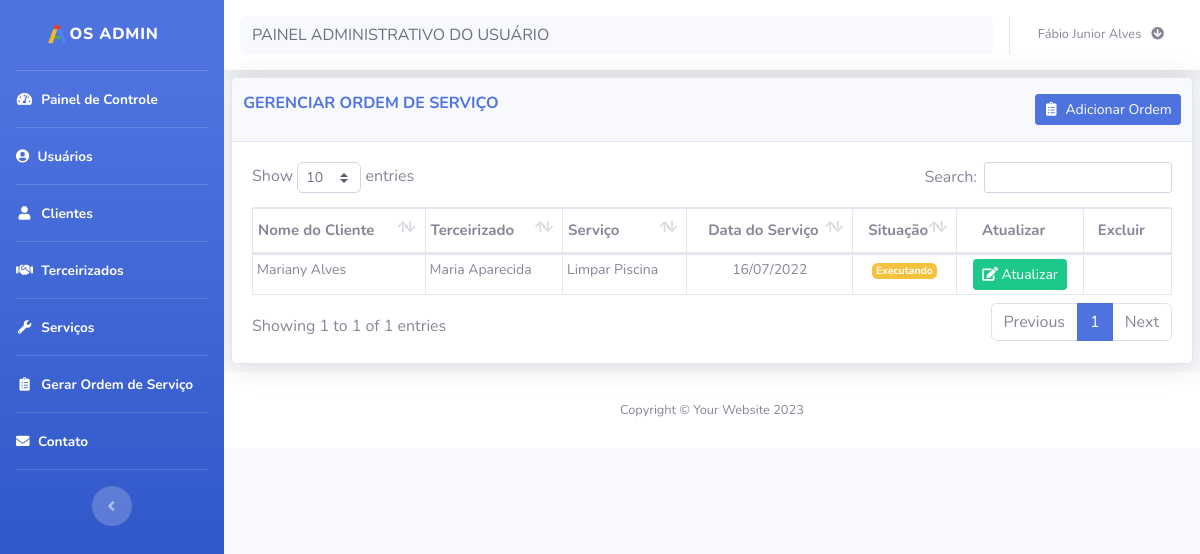
/ordem/OrdemExecucao.php (signed in), run on the app's committed database.
### tables this page shows
CREATE TABLE `ordem` (
  `cod` int(11) NOT NULL,
  `cod_cliente` int(11) NOT NULL,
  `cod_terceirizado` int(11) NOT NULL,
  `cod_servico` int(11) NOT NULL,
  `data_servico` date NOT NULL,
  `status` int(11) NOT NULL,
  `data` date NOT NULL
);

CREATE TABLE `cliente` (
  `cod` int(11) NOT NULL,
  `nome` varchar(100) NOT NULL,
  `email` varchar(100) NOT NULL,
  `senha` varchar(100) NOT NULL,
  `endereco` varchar(100) NOT NULL,
  `numero` varchar(11) NOT NULL,
  `bairro` varchar(100) NOT NULL,
  `cidade` varchar(100) NOT NULL,
  `telefone` varchar(100) NOT NULL,
  `status` int(11) NOT NULL,
  `perfil` int(11) NOT NULL,
  `data` int(11) NOT NULL
);

CREATE TABLE `terceirizado` (
  `cod` int(11) NOT NULL,
  `nome` varchar(100) NOT NULL,
  `email` varchar(100) NOT NULL,
  `telefone` varchar(100) NOT NULL,
  `senha` varchar(100) NOT NULL,
  `status` int(11) NOT NULL,
  `perfil` int(11) NOT NULL,
  `data` date NOT NULL
);

CREATE TABLE `servico` (
  `cod` int(11) NOT NULL,
  `nome` varchar(100) NOT NULL,
  `valor` decimal(10,0) NOT NULL,
  `data` date NOT NULL
);

### bd/bd_ordem.php (called while the page is built, shortened)
<?php
function listaOrdemEmExecucao() {
    $conexao = conecta_bd();
    $query = $conexao->prepare("SELECT
                                    o.cod AS cod,
                                    c.nome AS nome_cliente,
                                    t.nome AS nome_terceirizada,
                                    s.nome AS nome_servico,
                                    o.data_servico AS data_servico,
                                    o.status AS status
                                FROM
                                    ordem o,servico s, cliente c,
                                    terceirizado t
                                WHERE
                                    o.cod_cliente = c.cod AND
                                    o.cod_servico = s.cod AND
                                    o.cod_terceirizado = t.cod AND
                                    o.status = 2");
    $query->execute();
    $lista = $query->fetchAll(PDO::FETCH_ASSOC);
    return $lista;
}
?>

### ordem/OrdemExecucao.php (the view, shortened to what this page needs)
<?php
require_once('../layout/header.php');
require_once('../layout/sidebar.php');
?>
<div id="content">
    <?php require_once('../layout/navbar.php');?>
    <div class="container-fluid">
        <div class="card shadow mb-2">
            <div class="card-header py-3">
                <div class="row">
                    <div class="col-md-8">
                        <h6 class="m-0 font-weight-bold text-primary" id="title">GERENCIAR ORDEM DE SERVIÇO</h6>
                    </div>
                    <div class="col-md-4 card_button_title">
                        <a title="Adicionar nova ordem" href="cad_ordem.php"><button type="button" class="btn btn-primary btn-sm card_button_title" data-toggle="modal" id=" "> <i class="fas fa-fw fa-clipboard-list">&nbsp;</i> Adicionar Ordem</button></a>
                    </div>
                </div>
            </div>
            <div class="card-body">
                <div class="table-responsive">
                    <table class="table table-bordered" id="dataTable" width="100%" cellspacing="0">
                        <thead>
                            <tr>
                                <th>Nome do Cliente</th>
                                <th>Terceirizado</th>
                                <th>Serviço</th>
                                <th class="text-center">Data do Serviço</th>
                                <th class="text-center">Situação</th>
                                <th class="text-center" data-orderable="false">Atualizar</th>
                                <th class="text-center" data-orderable="false">Excluir</th>
                            </tr>
                        </thead>
                        <tbody>
                            <?php
                            require_once ("../bd/bd_ordem.php");
                            $ordem = listaOrdemEmExecucao();
                            foreach($ordem as $dados):
                                ?>
                                <tr>
                                    <td><?= $dados['nome_cliente'] ?></td>
                                    <td><?= $dados['nome_terceirizada'] ?></td>
                                    <td><?= $dados['nome_servico']?></td>
                                    <td class="text-center"><?= date('d/m/Y',strtotime($dados['data_servico']))?></td>
                                    <td class="text-center"><?= ($dados['status'] == 1) ? '<span class="badge badge-danger">Aberta</span>' : (($dados['status'] == 2)?'<span class="badge badge-warning">Executando</span>':'<span class="badge badge-info">Concluida</span>') ?></td>
                                    <td class="text-center">
                                    <?php if (($dados['status'] == 1) or ($dados['status'] == 2)):?>
                                        <a title="Atualizar" href="editar_ordem.php?cod=<?=$dados['cod']; ?>" class="btn btn-sm btn-success"><i class="fas fa-edit">&nbsp;</i>Atualizar</a>
                                        <?php endif ?>
                                    </td>
                                    <td class="text-center">
                                    </td>
                                </tr>
                            <?php endforeach ?>
                        </tbody>
                    </table>
                </div>
            </div>
        </div>
    </div>
    <?php
    require_once('../layout/footer.php');
    ?>

### css/custom.css (style rules this page uses)
.card_button_title { float: right; }
.table td, .table th { padding-right: 0; }
.table td { padding: .25rem; font-size: 14px; }
.table_resultfim td, th { padding: .87rem !important; }
.table_result td, th { padding: 1.1rem !important; }
.table th { padding-top: 10px !important; padding-bottom: 10px !important; padding-left: 5px !important; font-size: 15px; }
.table_process td, .table th { padding-right: 0; }

### data on the page
ordem: cod_cliente.nome "Mariany Alves", cod_terceirizado.nome "Maria Aparecida", cod_servico.nome "Limpar Piscina", data_servico "16/07/2022", status "Executando"

### other printed values
$_SESSION['nome_usu'] "Fábio Junior Alves"
